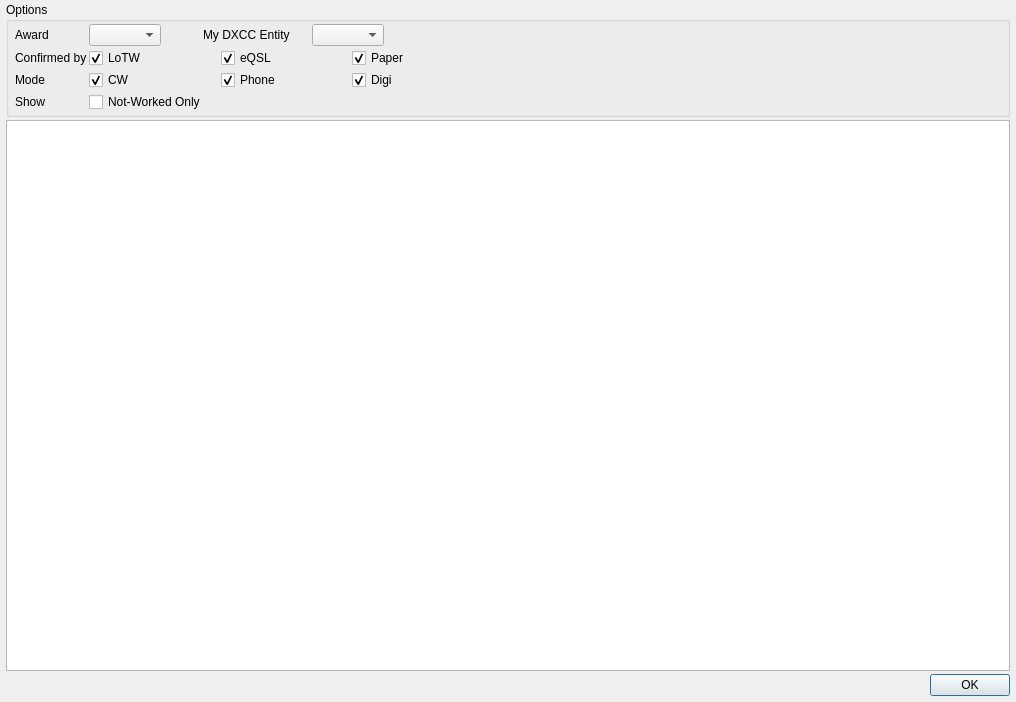
<?xml version="1.0" encoding="UTF-8"?>
<ui version="4.0">
 <class>AwardsDialog</class>
 <widget class="QDialog" name="AwardsDialog">
  <property name="geometry">
   <rect>
    <x>0</x>
    <y>0</y>
    <width>1016</width>
    <height>702</height>
   </rect>
  </property>
  <property name="windowTitle">
   <string>Awards</string>
  </property>
  <layout class="QVBoxLayout" name="verticalLayout">
   <property name="spacing">
    <number>3</number>
   </property>
   <property name="leftMargin">
    <number>6</number>
   </property>
   <property name="topMargin">
    <number>2</number>
   </property>
   <property name="rightMargin">
    <number>6</number>
   </property>
   <property name="bottomMargin">
    <number>6</number>
   </property>
   <item>
    <widget class="QGroupBox" name="awardGroupBox">
     <property name="title">
      <string>Options</string>
     </property>
     <layout class="QFormLayout" name="formLayout_2">
      <property name="horizontalSpacing">
       <number>2</number>
      </property>
      <property name="verticalSpacing">
       <number>2</number>
      </property>
      <property name="leftMargin">
       <number>6</number>
      </property>
      <property name="topMargin">
       <number>2</number>
      </property>
      <property name="rightMargin">
       <number>6</number>
      </property>
      <property name="bottomMargin">
       <number>2</number>
      </property>
      <item row="0" column="0">
       <widget class="QLabel" name="awardNameLabel">
        <property name="text">
         <string>Award</string>
        </property>
       </widget>
      </item>
      <item row="0" column="1">
       <layout class="QHBoxLayout" name="horizontalLayout_3">
        <item>
         <widget class="QComboBox" name="awardComboBox">
          <property name="sizePolicy">
           <sizepolicy hsizetype="Maximum" vsizetype="Fixed">
            <horstretch>0</horstretch>
            <verstretch>0</verstretch>
           </sizepolicy>
          </property>
         </widget>
        </item>
        <item>
         <spacer name="horizontalSpacer">
          <property name="orientation">
           <enum>Qt::Horizontal</enum>
          </property>
          <property name="sizeType">
           <enum>QSizePolicy::Maximum</enum>
          </property>
          <property name="sizeHint" stdset="0">
           <size>
            <width>40</width>
            <height>20</height>
           </size>
          </property>
         </spacer>
        </item>
        <item>
         <widget class="QLabel" name="myEntityLabel">
          <property name="text">
           <string>My DXCC Entity</string>
          </property>
         </widget>
        </item>
        <item>
         <spacer name="horizontalSpacer_3">
          <property name="orientation">
           <enum>Qt::Horizontal</enum>
          </property>
          <property name="sizeType">
           <enum>QSizePolicy::Minimum</enum>
          </property>
          <property name="sizeHint" stdset="0">
           <size>
            <width>20</width>
            <height>20</height>
           </size>
          </property>
         </spacer>
        </item>
        <item>
         <widget class="QComboBox" name="myEntityComboBox">
          <property name="sizePolicy">
           <sizepolicy hsizetype="Maximum" vsizetype="Fixed">
            <horstretch>0</horstretch>
            <verstretch>0</verstretch>
           </sizepolicy>
          </property>
         </widget>
        </item>
        <item>
         <spacer name="horizontalSpacer_2">
          <property name="orientation">
           <enum>Qt::Horizontal</enum>
          </property>
          <property name="sizeHint" stdset="0">
           <size>
            <width>40</width>
            <height>20</height>
           </size>
          </property>
         </spacer>
        </item>
       </layout>
      </item>
      <item row="1" column="0">
       <widget class="QLabel" name="confirmedLabel">
        <property name="text">
         <string>Confirmed by</string>
        </property>
       </widget>
      </item>
      <item row="1" column="1">
       <layout class="QHBoxLayout" name="horizontalLayout" stretch="1,1,5">
        <item>
         <widget class="QCheckBox" name="lotwCheckBox">
          <property name="text">
           <string>LoTW</string>
          </property>
          <property name="checked">
           <bool>true</bool>
          </property>
         </widget>
        </item>
        <item>
         <widget class="QCheckBox" name="eqslCheckBox">
          <property name="text">
           <string>eQSL</string>
          </property>
          <property name="checked">
           <bool>true</bool>
          </property>
         </widget>
        </item>
        <item>
         <widget class="QCheckBox" name="paperCheckBox">
          <property name="text">
           <string>Paper</string>
          </property>
          <property name="checked">
           <bool>true</bool>
          </property>
         </widget>
        </item>
       </layout>
      </item>
      <item row="2" column="0">
       <widget class="QLabel" name="modelabel">
        <property name="text">
         <string>Mode</string>
        </property>
       </widget>
      </item>
      <item row="2" column="1">
       <layout class="QHBoxLayout" name="horizontalLayout_2" stretch="1,1,5">
        <item>
         <widget class="QCheckBox" name="cwCheckBox">
          <property name="text">
           <string>CW</string>
          </property>
          <property name="checked">
           <bool>true</bool>
          </property>
         </widget>
        </item>
        <item>
         <widget class="QCheckBox" name="phoneCheckBox">
          <property name="text">
           <string>Phone</string>
          </property>
          <property name="checked">
           <bool>true</bool>
          </property>
         </widget>
        </item>
        <item>
         <widget class="QCheckBox" name="digiCheckBox">
          <property name="text">
           <string>Digi</string>
          </property>
          <property name="checked">
           <bool>true</bool>
          </property>
         </widget>
        </item>
       </layout>
      </item>
      <item row="3" column="1">
       <widget class="QCheckBox" name="notWorkedCheckBox">
        <property name="text">
         <string>Not-Worked Only</string>
        </property>
       </widget>
      </item>
      <item row="3" column="0">
       <widget class="QLabel" name="notWorkedLabel">
        <property name="text">
         <string>Show</string>
        </property>
       </widget>
      </item>
     </layout>
    </widget>
   </item>
   <item>
    <widget class="QTableView" name="awardTableView">
     <property name="focusPolicy">
      <enum>Qt::ClickFocus</enum>
     </property>
     <property name="editTriggers">
      <set>QAbstractItemView::NoEditTriggers</set>
     </property>
     <property name="alternatingRowColors">
      <bool>true</bool>
     </property>
     <property name="selectionMode">
      <enum>QAbstractItemView::SingleSelection</enum>
     </property>
     <property name="verticalScrollMode">
      <enum>QAbstractItemView::ScrollPerPixel</enum>
     </property>
     <property name="horizontalScrollMode">
      <enum>QAbstractItemView::ScrollPerPixel</enum>
     </property>
     <attribute name="horizontalHeaderVisible">
      <bool>false</bool>
     </attribute>
     <attribute name="horizontalHeaderCascadingSectionResizes">
      <bool>true</bool>
     </attribute>
     <attribute name="horizontalHeaderShowSortIndicator" stdset="0">
      <bool>false</bool>
     </attribute>
     <attribute name="horizontalHeaderStretchLastSection">
      <bool>false</bool>
     </attribute>
     <attribute name="verticalHeaderVisible">
      <bool>false</bool>
     </attribute>
     <attribute name="verticalHeaderMinimumSectionSize">
      <number>20</number>
     </attribute>
     <attribute name="verticalHeaderDefaultSectionSize">
      <number>20</number>
     </attribute>
     <attribute name="verticalHeaderHighlightSections">
      <bool>false</bool>
     </attribute>
    </widget>
   </item>
   <item>
    <widget class="QDialogButtonBox" name="buttonBox">
     <property name="orientation">
      <enum>Qt::Horizontal</enum>
     </property>
     <property name="standardButtons">
      <set>QDialogButtonBox::Ok</set>
     </property>
    </widget>
   </item>
  </layout>
 </widget>
 <resources/>
 <connections>
  <connection>
   <sender>buttonBox</sender>
   <signal>accepted()</signal>
   <receiver>AwardsDialog</receiver>
   <slot>accept()</slot>
   <hints>
    <hint type="sourcelabel">
     <x>259</x>
     <y>738</y>
    </hint>
    <hint type="destinationlabel">
     <x>157</x>
     <y>274</y>
    </hint>
   </hints>
  </connection>
  <connection>
   <sender>buttonBox</sender>
   <signal>rejected()</signal>
   <receiver>AwardsDialog</receiver>
   <slot>reject()</slot>
   <hints>
    <hint type="sourcelabel">
     <x>327</x>
     <y>738</y>
    </hint>
    <hint type="destinationlabel">
     <x>286</x>
     <y>274</y>
    </hint>
   </hints>
  </connection>
  <connection>
   <sender>awardComboBox</sender>
   <signal>currentIndexChanged(int)</signal>
   <receiver>AwardsDialog</receiver>
   <slot>refreshTable(int)</slot>
   <hints>
    <hint type="sourcelabel">
     <x>409</x>
     <y>69</y>
    </hint>
    <hint type="destinationlabel">
     <x>345</x>
     <y>295</y>
    </hint>
   </hints>
  </connection>
  <connection>
   <sender>myEntityComboBox</sender>
   <signal>currentIndexChanged(int)</signal>
   <receiver>AwardsDialog</receiver>
   <slot>refreshTable(int)</slot>
   <hints>
    <hint type="sourcelabel">
     <x>409</x>
     <y>109</y>
    </hint>
    <hint type="destinationlabel">
     <x>345</x>
     <y>295</y>
    </hint>
   </hints>
  </connection>
  <connection>
   <sender>eqslCheckBox</sender>
   <signal>stateChanged(int)</signal>
   <receiver>AwardsDialog</receiver>
   <slot>refreshTable(int)</slot>
   <hints>
    <hint type="sourcelabel">
     <x>689</x>
     <y>164</y>
    </hint>
    <hint type="destinationlabel">
     <x>345</x>
     <y>295</y>
    </hint>
   </hints>
  </connection>
  <connection>
   <sender>lotwCheckBox</sender>
   <signal>stateChanged(int)</signal>
   <receiver>AwardsDialog</receiver>
   <slot>refreshTable(int)</slot>
   <hints>
    <hint type="sourcelabel">
     <x>236</x>
     <y>149</y>
    </hint>
    <hint type="destinationlabel">
     <x>345</x>
     <y>295</y>
    </hint>
   </hints>
  </connection>
  <connection>
   <sender>paperCheckBox</sender>
   <signal>stateChanged(int)</signal>
   <receiver>AwardsDialog</receiver>
   <slot>refreshTable(int)</slot>
   <hints>
    <hint type="sourcelabel">
     <x>960</x>
     <y>164</y>
    </hint>
    <hint type="destinationlabel">
     <x>345</x>
     <y>295</y>
    </hint>
   </hints>
  </connection>
  <connection>
   <sender>cwCheckBox</sender>
   <signal>stateChanged(int)</signal>
   <receiver>AwardsDialog</receiver>
   <slot>refreshTable(int)</slot>
   <hints>
    <hint type="sourcelabel">
     <x>236</x>
     <y>189</y>
    </hint>
    <hint type="destinationlabel">
     <x>345</x>
     <y>295</y>
    </hint>
   </hints>
  </connection>
  <connection>
   <sender>phoneCheckBox</sender>
   <signal>stateChanged(int)</signal>
   <receiver>AwardsDialog</receiver>
   <slot>refreshTable(int)</slot>
   <hints>
    <hint type="sourcelabel">
     <x>689</x>
     <y>204</y>
    </hint>
    <hint type="destinationlabel">
     <x>345</x>
     <y>295</y>
    </hint>
   </hints>
  </connection>
  <connection>
   <sender>digiCheckBox</sender>
   <signal>stateChanged(int)</signal>
   <receiver>AwardsDialog</receiver>
   <slot>refreshTable(int)</slot>
   <hints>
    <hint type="sourcelabel">
     <x>960</x>
     <y>204</y>
    </hint>
    <hint type="destinationlabel">
     <x>345</x>
     <y>295</y>
    </hint>
   </hints>
  </connection>
  <connection>
   <sender>awardTableView</sender>
   <signal>doubleClicked(QModelIndex)</signal>
   <receiver>AwardsDialog</receiver>
   <slot>awardTableDoubleClicked(QModelIndex)</slot>
   <hints>
    <hint type="sourcelabel">
     <x>521</x>
     <y>419</y>
    </hint>
    <hint type="destinationlabel">
     <x>521</x>
     <y>350</y>
    </hint>
   </hints>
  </connection>
  <connection>
   <sender>notWorkedCheckBox</sender>
   <signal>stateChanged(int)</signal>
   <receiver>AwardsDialog</receiver>
   <slot>refreshTable(int)</slot>
   <hints>
    <hint type="sourcelabel">
     <x>562</x>
     <y>96</y>
    </hint>
    <hint type="destinationlabel">
     <x>507</x>
     <y>350</y>
    </hint>
   </hints>
  </connection>
 </connections>
 <slots>
  <slot>refreshTable(int)</slot>
  <slot>awardTableDoubleClicked(QModelIndex)</slot>
 </slots>
</ui>
